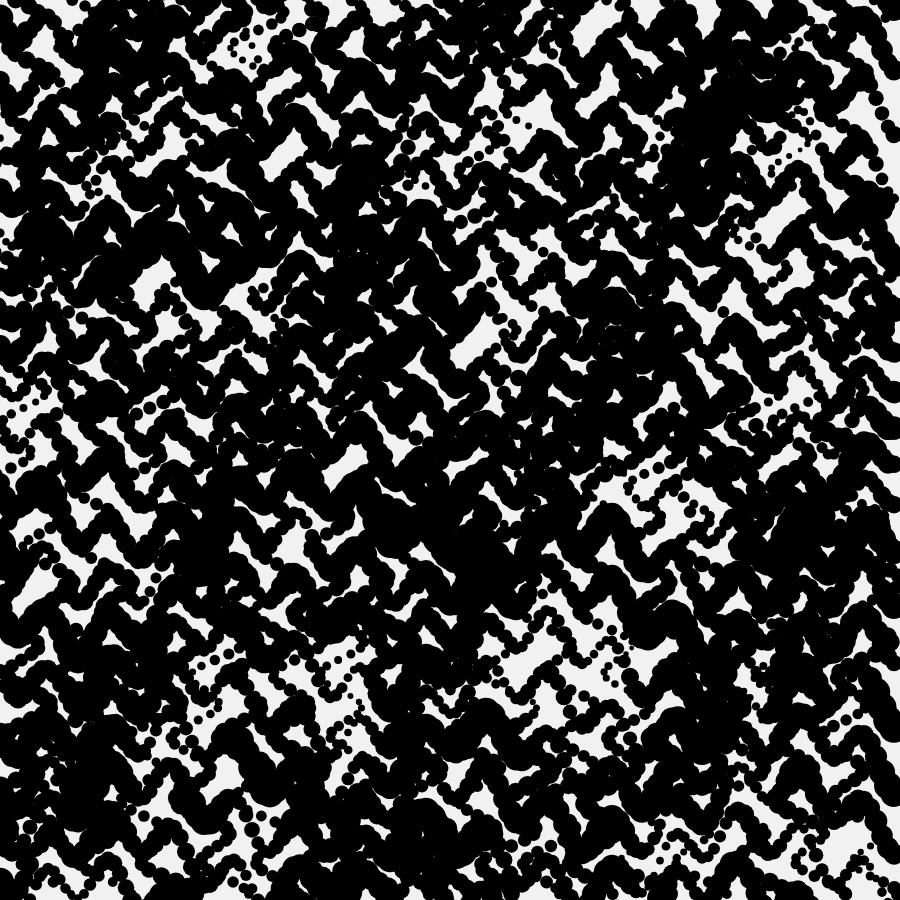
Frame 1 (no input)
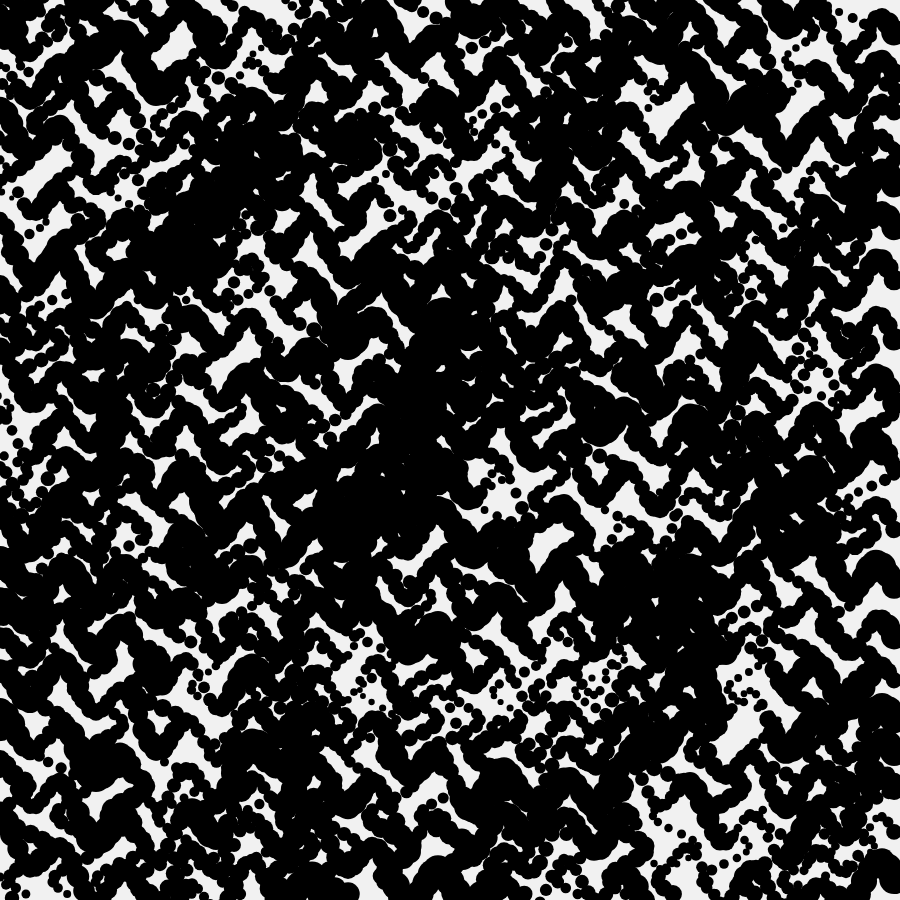
Frame 60 (no input)
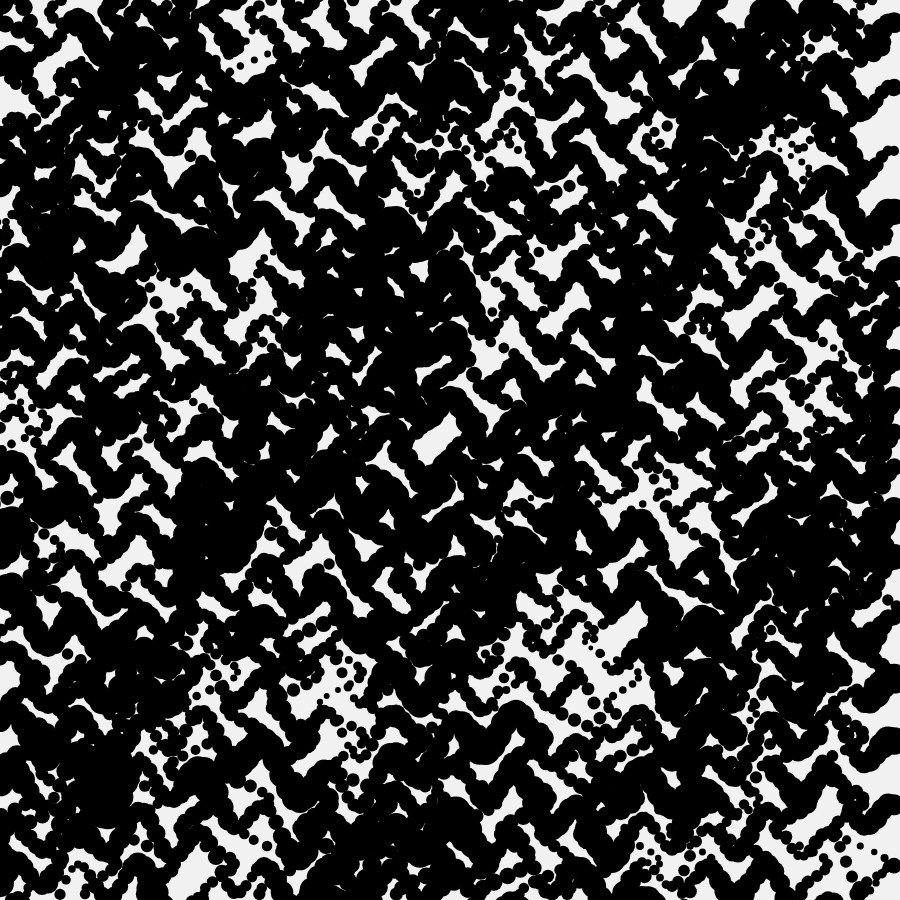
Frame 120 (the mouse pressed at the canvas centre since frame 60)

The p5.js sketch that drew these frames (run headless with seeded random() and noise() and a simulated clock; from frame 60 on, the mouse is pressed at the canvas centre):

// p5.js sketch
// ── sketch.js
function setup() {
  createCanvas(900, 900);
}

function draw() {
  background('#f1f1f1');
  
  noStroke();
  fill(0);
  
 
  for (let baseY = 10; baseY < height + 20; baseY += 50) {
    let phaseOffset = baseY * 0.01;
    for (let x = 0; x < width; x += 6) {
      let y = baseY + sin(x * 0.02 + frameCount * 0.05 + phaseOffset) * 30;
      y += sin(x * 0.1 + frameCount * 0.08) * 20;
      
   
      y += noise(x * 0.01, baseY * 0.01, frameCount * 0.01) * 10 - 5;
      

      let dotSize = 1 + noise(x * 0.02, baseY * 0.02) * 40;
      
      ellipse(x, y, dotSize, dotSize);
    }
  }
  

  for (let baseX = 10; baseX < width - 20; baseX += 50) {
    let phaseOffset = baseX * 0.01;
    for (let y = 0; y < height; y += 6) {
      let x = baseX + sin(y * 0.02 + frameCount * 0.05 + phaseOffset) * 20;
      x += sin(y * 0.1 + frameCount * 0.08) * 20;
      
      x += noise(baseX * 0.01, y * 0.01, frameCount * 0.01) * 10 - 5;
      
      let dotSize = 1 + noise(baseX * 0.02, y * 0.02) * 30;
      
      ellipse(x, y, dotSize, dotSize);
    }
  }
}
